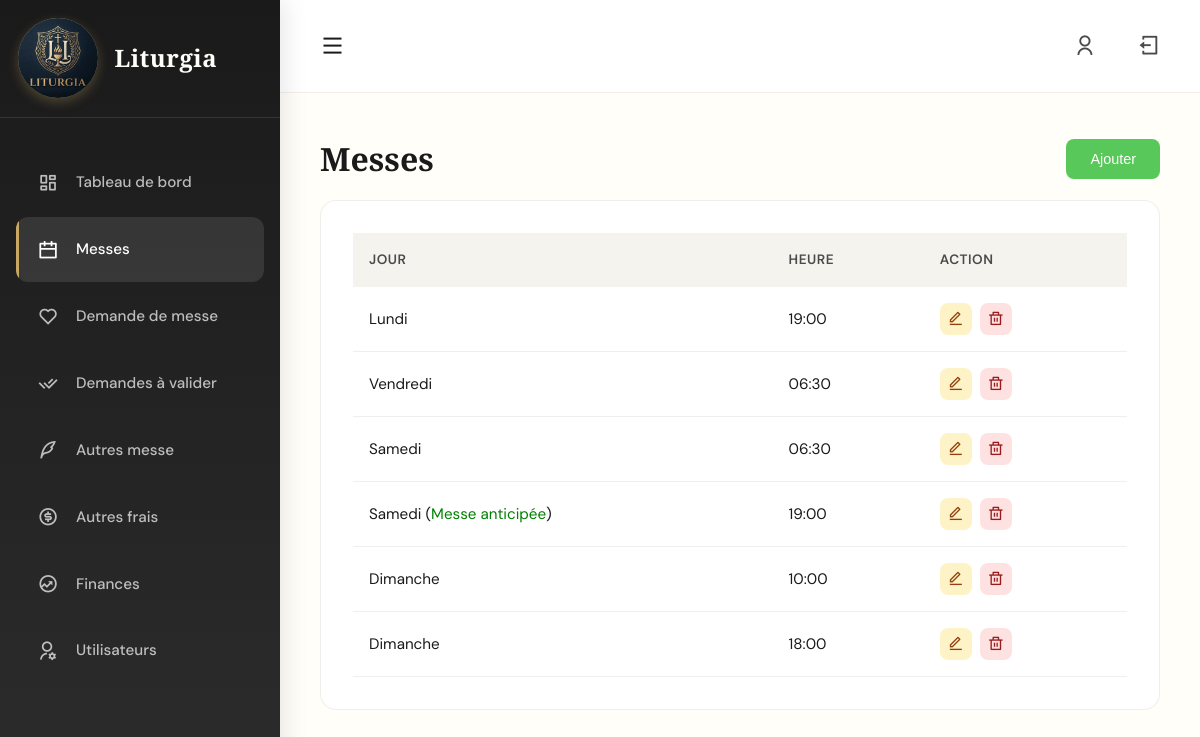
/messes/ (signed in), run on an earlier commit of the app's database.
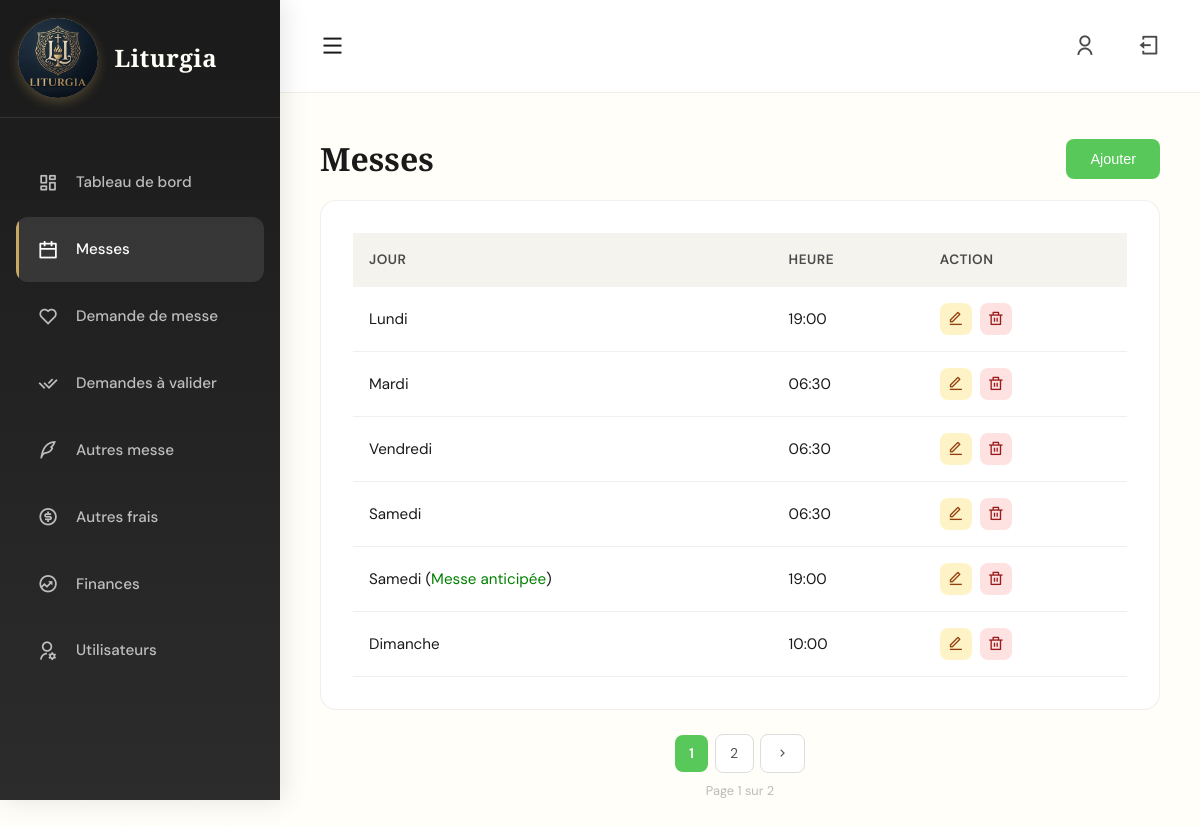
And on a later commit of the database.
### messes/models.py (models this page shows, shortened)
class HoraireMesse(models.Model):
    JOUR_CHOICES = (
        (0, 'Lundi'),
        (1, 'Mardi'),
        (2, 'Mercredi'),
        (3, 'Jeudi'),
        (4, 'Vendredi'),
        (5, 'Samedi'),
        (6, 'Dimanche'),
    )
    TYPE_CHOICES = (
        ('normal', 'Normal'),
        ('special', 'Spécial'),
    )
    jour = models.IntegerField(choices=JOUR_CHOICES)
    heure = models.TimeField()
    type = models.CharField(max_length=10, choices=TYPE_CHOICES, default='normal')
    fete = models.CharField(max_length=100, blank=True, null=True)

### messes/views.py (the view)
# urls.py: path('messes/', include('messes.urls')),
@login_required
def messes(request):
    qs = HoraireMesse.objects.all().order_by('jour', 'heure')
    paginator = Paginator(qs, 6)
    page_obj = paginator.get_page(request.GET.get('page', 1))
    return render(request, 'messe.html', {'page_obj': page_obj})

### messes/templates/messe.html (shortened to what this page needs)
{% extends "base.html" %}
{% block content %}
<div class="page-content" style="animation: fadeInUp 0.6s ease;">
    <div style="display: flex; justify-content: space-between; align-items: center; margin-bottom: 1rem;">
        <div>
            <h2 style="font-family: 'Cormorant Garamond', serif; font-size: 2rem;">Messes</h2>
        </div>
        <button class="card-action" style="padding: 0.75rem 1.5rem; background-color: #59c85a; color: white;" onclick="openModalAddMesse()">
            Ajouter
        </button>
    </div>
    <div class="card">
        <div class="table-container">
            <table>
                <thead>
                    <tr>
                        <th>Jour</th>
                        <th>Heure</th>
                        <th>Action</th>
                    </tr>
                </thead>
                <tbody>
                    {% for m in page_obj %}
                    <tr>
                        <td>
                            {{ m.get_jour_display }}
                            {% if m.type == "special" and m.fete %}
                                (<span style="color: green;">{{ m.fete }}</span>)
                            {% endif %}
                        </td>
                        <td>{{ m.heure }}</td>
                        <td>
                            <div class="action-buttons">
                                <button class="action-btn btn-edit"
                                    onclick="openModalEditMesse('{{ m.id }}', '{{ m.jour }}', '{{ m.heure|time:"H:i" }}', '{{ m.type }}', '{{ m.fete|default:'' }}')">
                                    <i class="ri-edit-line"></i>
                                </button>
                                <button class="action-btn btn-delete"
                                    onclick="openModalDeleteMesse('{{ m.id }}')">
                                    <i class="ri-delete-bin-line"></i>
                                </button>
                            </div>
                        </td>
                    </tr>
                    {% empty %}
                    <tr>
                        <td colspan="3" style="text-align: center; color: red;">
                            Aucun horaire enregistré
                        </td>
                    </tr>
                    {% endfor %}
                </tbody>
            </table>
        </div>
    </div>
    {% if page_obj.paginator.num_pages > 1 %}
    <div style="display: flex; justify-content: center; align-items: center; gap: 0.4rem; margin-top: 1.5rem; flex-wrap: wrap;">
        {% for num in page_obj.paginator.page_range %}
            {% if page_obj.number == num %}
                <span style="padding: 0.45rem 0.9rem; border-radius: 8px; background: #59c85a;
                             color: #fff; font-size: 0.88rem; font-weight: 600;">
                    {{ num }}
                </span>
            {% elif num >= page_obj.number|add:"-2" and num <= page_obj.number|add:"2" %}
                <a href="?mois={{ mois_param }}&page={{ num }}"
                   style="padding: 0.45rem 0.9rem; border-radius: 8px; border: 1px solid #ddd;
                          background: #fff; color: #555; text-decoration: none; font-size: 0.88rem;">
                    {{ num }}
                </a>
            {% endif %}
        {% endfor %}
        {% if page_obj.has_next %}
            <a href="?mois={{ mois_param }}&page={{ page_obj.next_page_number }}"
               style="padding: 0.45rem 0.9rem; border-radius: 8px; border: 1px solid #ddd;
                      background: #fff; color: #555; text-decoration: none; font-size: 0.88rem;">
                <i class="ri-arrow-right-s-line"></i>
            </a>
        {% endif %}
    </div>
    <p style="text-align: center; font-size: 0.8rem; color: #bbb; margin-top: 0.5rem;">
        Page {{ page_obj.number }} sur {{ page_obj.paginator.num_pages }}
    </p>
    {% endif %}
</div>
{% endblock %}

What changed in the data, as far as the page shows it:
no longer on this page (row unchanged): HoraireMesse: jour "Dimanche", heure "18:00"
added HoraireMesse: jour "Mardi", heure "06:30"
Also different on the page:
{{ page_obj.number }}: (not shown) → "1"
{{ page_obj.paginator.num_pages }}: (not shown) → "2"
new list line: "1"
new list line: "2"
text now shown: "Page sur"
